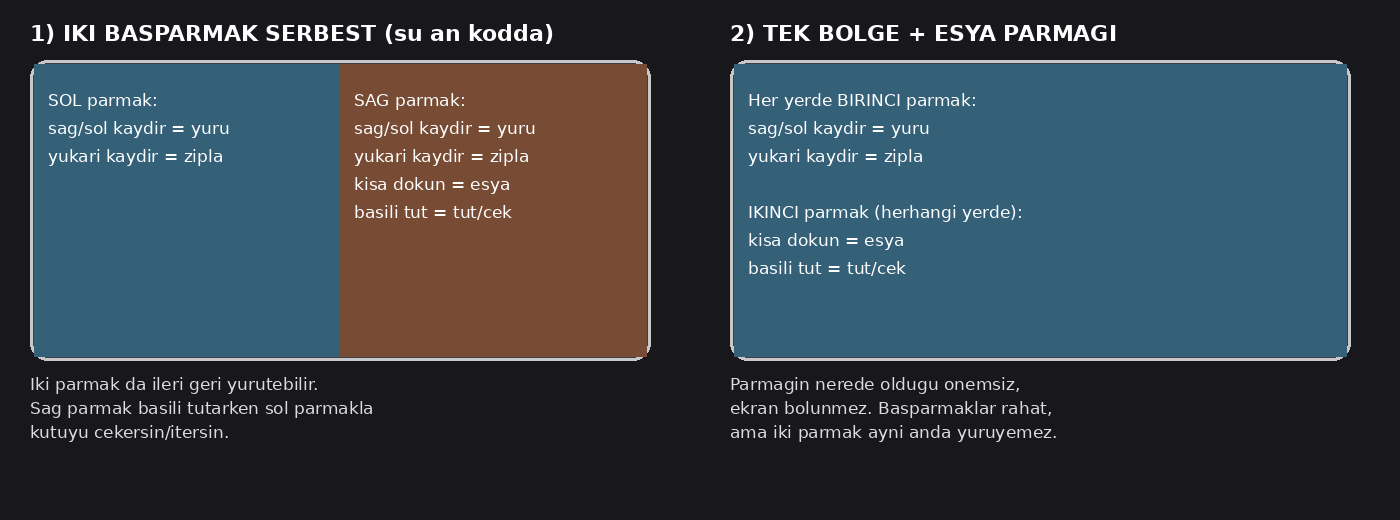
#> input picture oyun-fikirlerim/iki-kisilik-oyun/kontrol_secenekleri.png, 1400 x 520 px
$ python tools_matte.py kontrol_secenekleri.png out.png
#> lines starting #> are read from the running program, lines starting #| are printed output that depends on the picture; after the words box and inside, x2 and y2 are one past the last pixel; in counts of white or black regions, pixels touching at a corner belong together
"""ChatGPT bazen "şeffaf" diye dama desenini görüntünün içine pişirir. Bu araç dama arka planı gerçek şeffaflığa çevirir.
Kullanım: python3 tools_matte.py <girdi.png> <çıktı.png>"""
import sys
import numpy as np
from PIL import Image
from scipy import ndimage as ndi
im = np.array(Image.open(sys.argv[1]).convert('RGB')).astype(np.int32)
mn, mx = im.min(axis=2), im.max(axis=2)
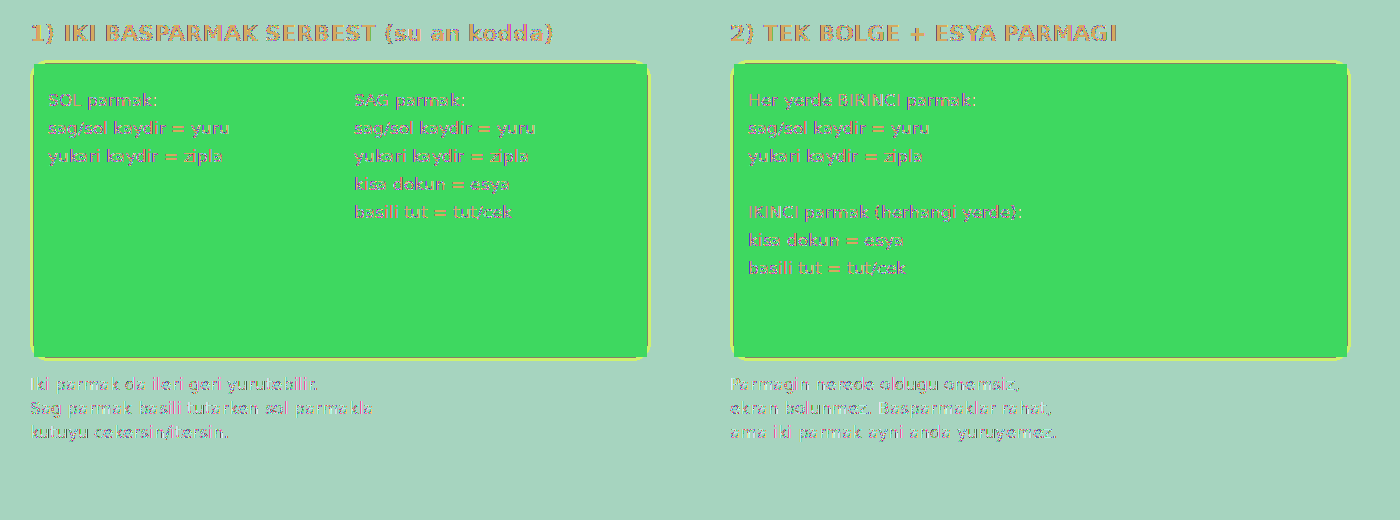
#> mn: shape (520, 1400) int32; 232 distinct labels, from 24 to 255; one colour per label, 0 black
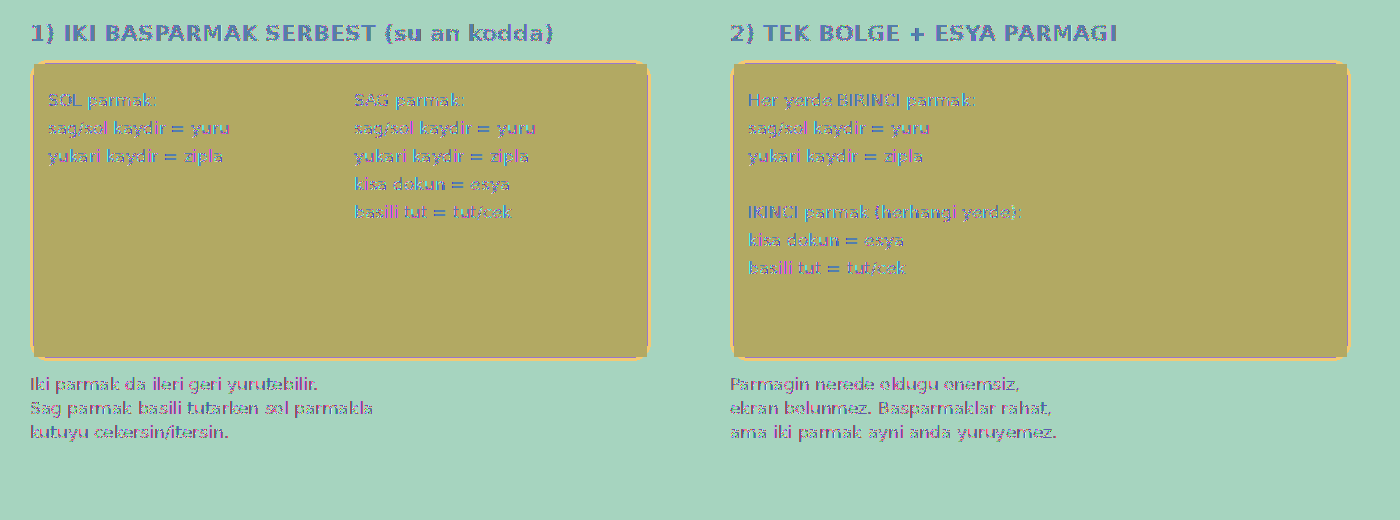
#> mx: shape (520, 1400) int32; 227 distinct labels, from 28 to 255; one colour per label, 0 black
neutral = (mn > 150) & ((mx - mn) < 10)               # beyaz ve açık gri dama kareleri (krem tavşan hafif renkli, dışarıda kalır)
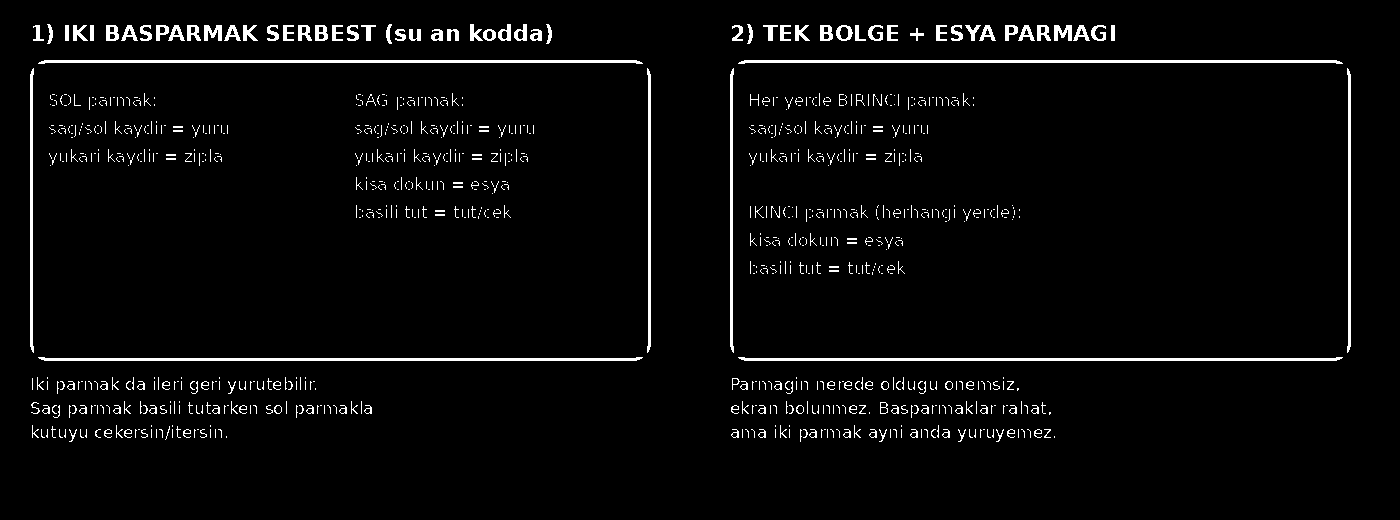
#> neutral: shape (520, 1400) bool; 3.5% white; 975 white regions (777 under 20 px), largest, box (x1, y1, x2, y2) and area: (38, 60, 643, 64) 1809, (738, 60, 1343, 64) 1809, (38, 357, 643, 361) 1809
lab, n = ndi.label(neutral)
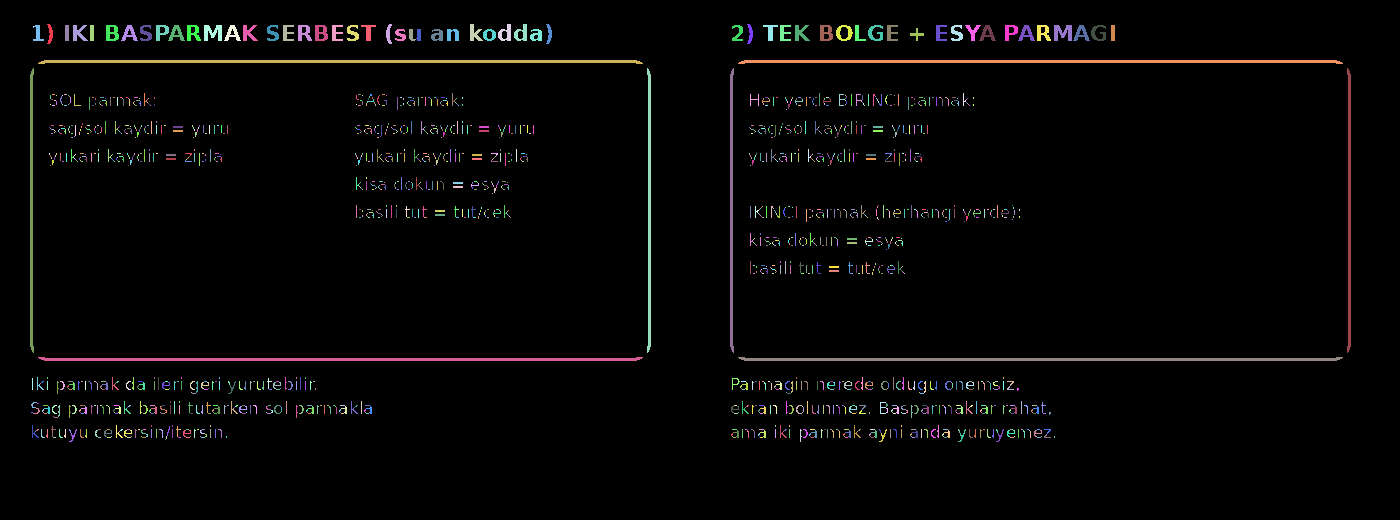
#> lab: shape (520, 1400) int32; 1819 distinct labels, from 0 to 1818; one colour per label, 0 black
#> n = 1818
sizes = ndi.sum(neutral, lab, range(1, n + 1))
#> sizes = 1818 values, max 1809 at index 55, min 1 at index 81, mean 14.05
border = set(np.unique(np.concatenate([lab[0], lab[-1], lab[:, 0], lab[:, -1]]))) - {0}
#> border = 0 items
bg = np.zeros_like(neutral)
for i in range(1, n + 1):
    if i in border or sizes[i - 1] > 120:
        bg |= (lab == i)
bg = ndi.binary_dilation(bg, iterations=1) & (mn > 90)   # kenardaki açık hale de sil
alpha = np.where(bg, 0, 255).astype(np.float32)
band = ndi.binary_dilation(bg, iterations=2) & ~bg           # kenar bandında yumuşak geçiş: koyu = opak
#> band: shape (520, 1400) bool; 2.4% white in thin lines or dots, all inside (x1, y1, x2, y2) = (28, 22, 1353, 363)
lum = im.mean(axis=2)
alpha[band] = np.clip((235 - lum[band]) / 235.0 * 1.25, 0, 1) * 255
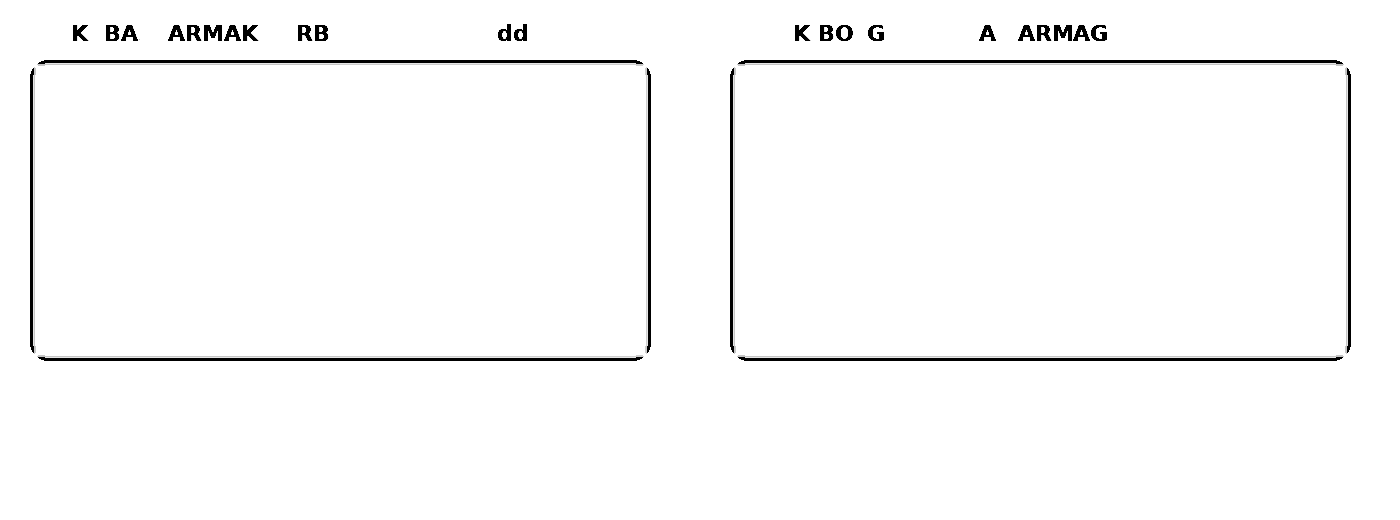
#> alpha: shape (520, 1400) float32; min 0, max 255, mean 249.7
out = np.dstack([im, alpha]).astype(np.uint8)
Image.fromarray(out, 'RGBA').save(sys.argv[2], optimize=True)
print(sys.argv[2], 'şeffaf yüzde', round((alpha < 10).mean() * 100, 1))
#| out.png şeffaf yüzde 1.9

# --- küçük beyaz kalıntı lekeleri temizle (dama deseninden kalan): küçük ve açık renkli bileşenler silinir
res = np.array(Image.open(sys.argv[2]).convert('RGBA'))
op = res[..., 3] > 3
lab2, n2 = ndi.label(op)
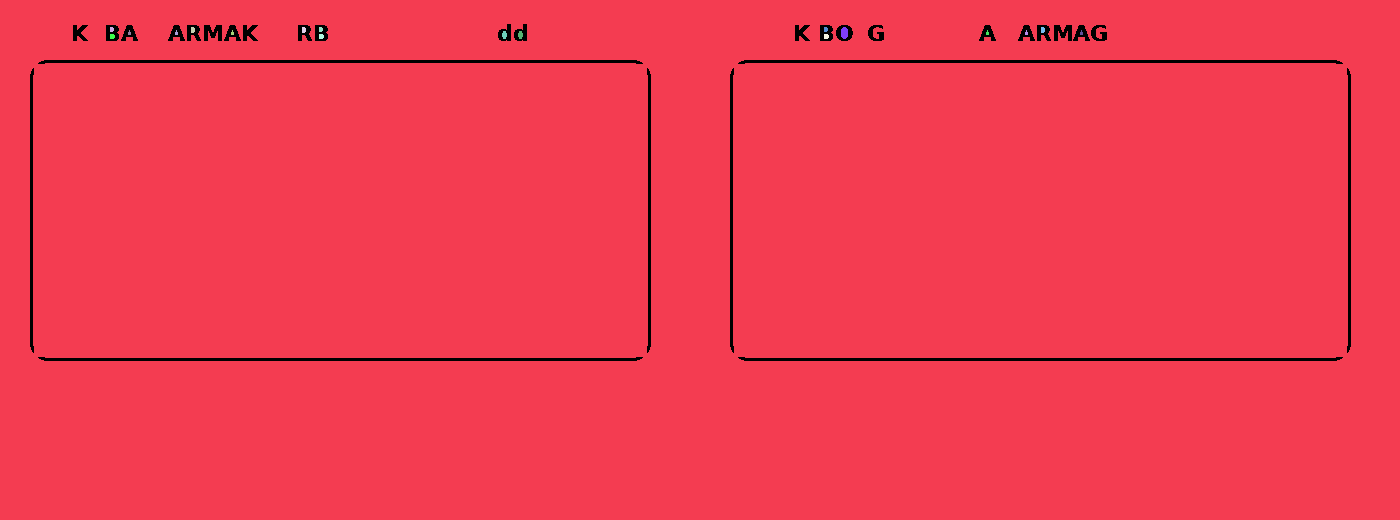
#> lab2: shape (520, 1400) int32; 20 distinct labels, from 0 to 19; one colour per label, 0 black
#> n2 = 19
if n2:
    sz = ndi.sum(op, lab2, range(1, n2 + 1)); lum2 = ndi.mean(res[..., :3].mean(axis=2), lab2, range(1, n2 + 1))
#> after `sz = ndi.sum(op, lab2, range(1, n2 + 1))`: sz = 19 values, max 713661 at index 0, min 11 at index 8, mean 37581.7
#> after `lum2 = ndi.mean(res[..., :3].mean(axis=2), lab2, range(1, n2 + 1))`: lum2 = 19 values, max 61.11 at index 0, min 29.59 at index 6, mean 36.62
    kill = [i + 1 for i in range(n2) if sz[i] < 400 and lum2[i] > 110]
#> kill = []
    if kill:
        res[np.isin(lab2, kill), 3] = 0
        Image.fromarray(res, 'RGBA').save(sys.argv[2], optimize=True)
        print('temizlenen leke:', len(kill))
